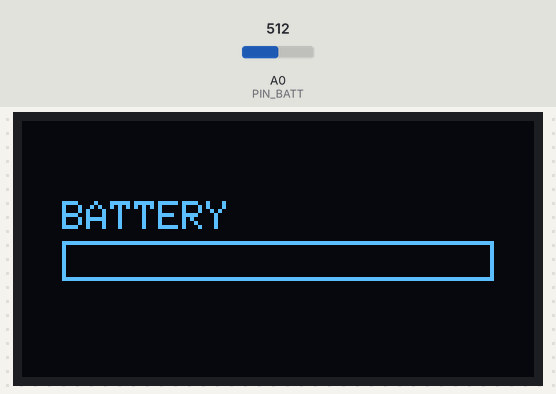
Bench run of a program on a simulated ESP8266 (Wemos D1 mini). On the bench: 128×64 one-colour display. The test bench sets the inputs (shaded band); at power-on: A0 (PIN_BATT) = 512.

Above: at 3.2 s.
3.3 s: A0 (PIN_BATT) set to 886
4.8 s: A0 (PIN_BATT) set to 917
At 5.2 s:
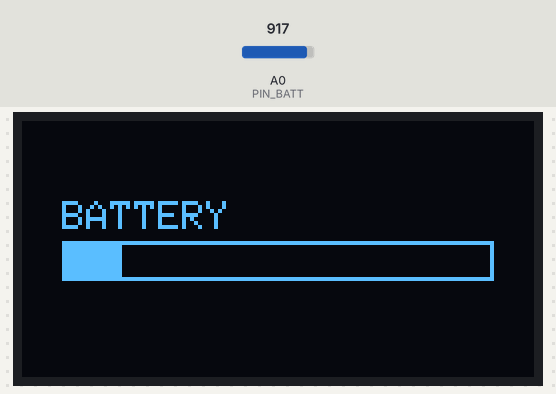
6.3 s: A0 (PIN_BATT) set to 1023
At 6.7 s:
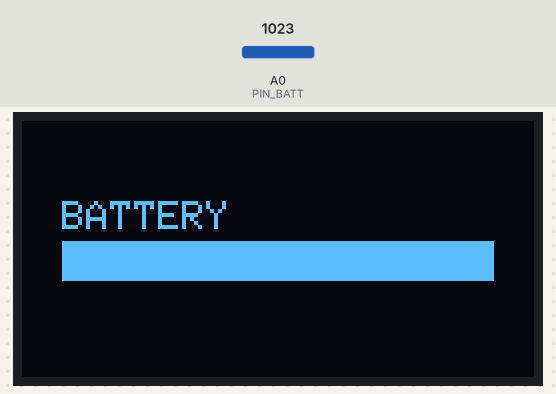
Timing chart, 0 to 9.3 s (numbered marks = the images above; inputs shaded):
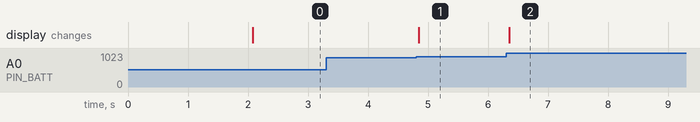

The program:

main.cpp
```cpp
#include <Wire.h>
#include <Adafruit_GFX.h>
#include <Adafruit_SSD1306.h>

#define SCREEN_WIDTH 128
#define SCREEN_HEIGHT 64
#define OLED_RESET -1
Adafruit_SSD1306 display(SCREEN_WIDTH, SCREEN_HEIGHT, &Wire, OLED_RESET);

// Pin untuk baca tegangan battery
#define PIN_BATT A0

int battery = 100;

// Fungsi konversi voltase ke %
int voltageToPercent(float voltage, float minV, float maxV){
  if(voltage < minV) voltage = minV;
  if(voltage > maxV) voltage = maxV;
  return (int)((voltage - minV) * 100.0 / (maxV - minV));
}

// Booting simple
void bootingScreen(){
  display.clearDisplay();
  display.setTextSize(1);
  display.setCursor(15,28);
  display.print("BOOTING HUD BUS");
  display.display();
  delay(2000);
}

void setup() {
  Serial.begin(115200);
  if(!display.begin(SSD1306_SWITCHCAPVCC, 0x3C)){
    Serial.println("SSD1306 allocation failed");
    for(;;);
  }
  bootingScreen();
}

void loop() {
  // Baca tegangan battery dari A0
  float volt = analogRead(PIN_BATT) * (3.3 / 1023.0);  // Tegangan masuk A0
  battery = voltageToPercent(volt, 2.9, 3.3);          // Range 2.9V - 3.3V

  display.clearDisplay();

  // Battery bar horizontal
  display.drawRect(10,30,108,10,SSD1306_WHITE);
  display.fillRect(10,30,battery*108/100,10,SSD1306_WHITE);
  display.setTextSize(1);
  display.setCursor(10,20);
  display.print("BATTERY");

  display.display();
  delay(100);
}
```

Measured:
- the behaviour switches between 901 and 902 on A0 (PIN_BATT) (found by bisection; images 0 and 1)
- after the input at 3.3 s, every drawn part: stays the same
- after the input at 4.8 s, the display: changes after 0.05 s (image 1)
- after the input at 6.3 s, the display: changes after 0.06 s (image 2)
